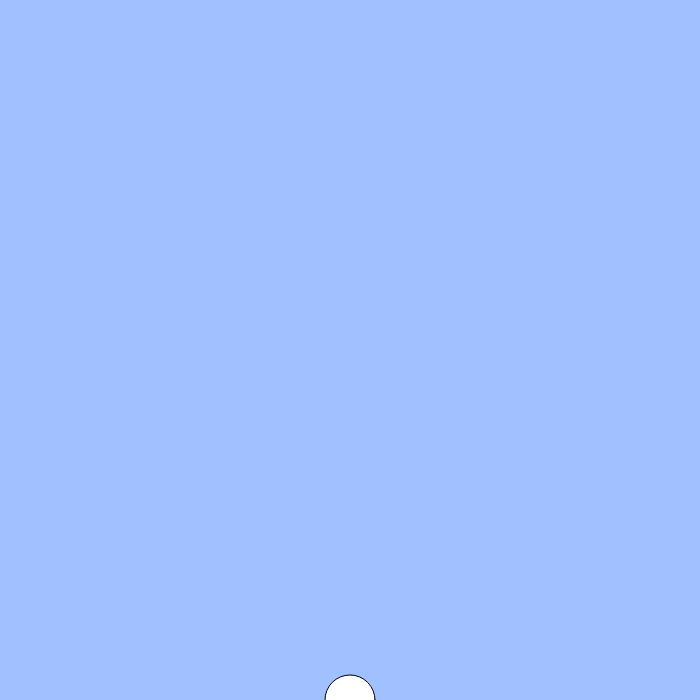
Frame 1 (no input)
Frame 60 (no input): identical to frame 1, image omitted
Frame 120 (the mouse pressed at the canvas centre since frame 60): identical to frame 1, image omitted

The p5.js sketch that drew this single still picture (run headless with seeded random() and noise() and a simulated clock; from frame 60 on, the mouse is pressed at the canvas centre):

// p5.js sketch
// ── sketch.js
// テキスト「キーボード操作に反応する」

let x, y;

function setup(){
  createCanvas(700, 700);
  x = 700 / 2;
  y = 700;
}

function draw(){
  background(160, 192, 255);
  ellipse(x, y, 50);
  if(keyIsDown(LEFT_ARROW)){ x -= 5; }
  if(keyIsDown(RIGHT_ARROW)){ x += 5; }
  if(keyIsDown(RIGHT_ARROW) && keyIsDown(UP_ARROW)){ x += 10;}
  if(keyIsDown(UP_ARROW) && keyIsDown(LEFT_ARROW)){ x -= 10; }
}
